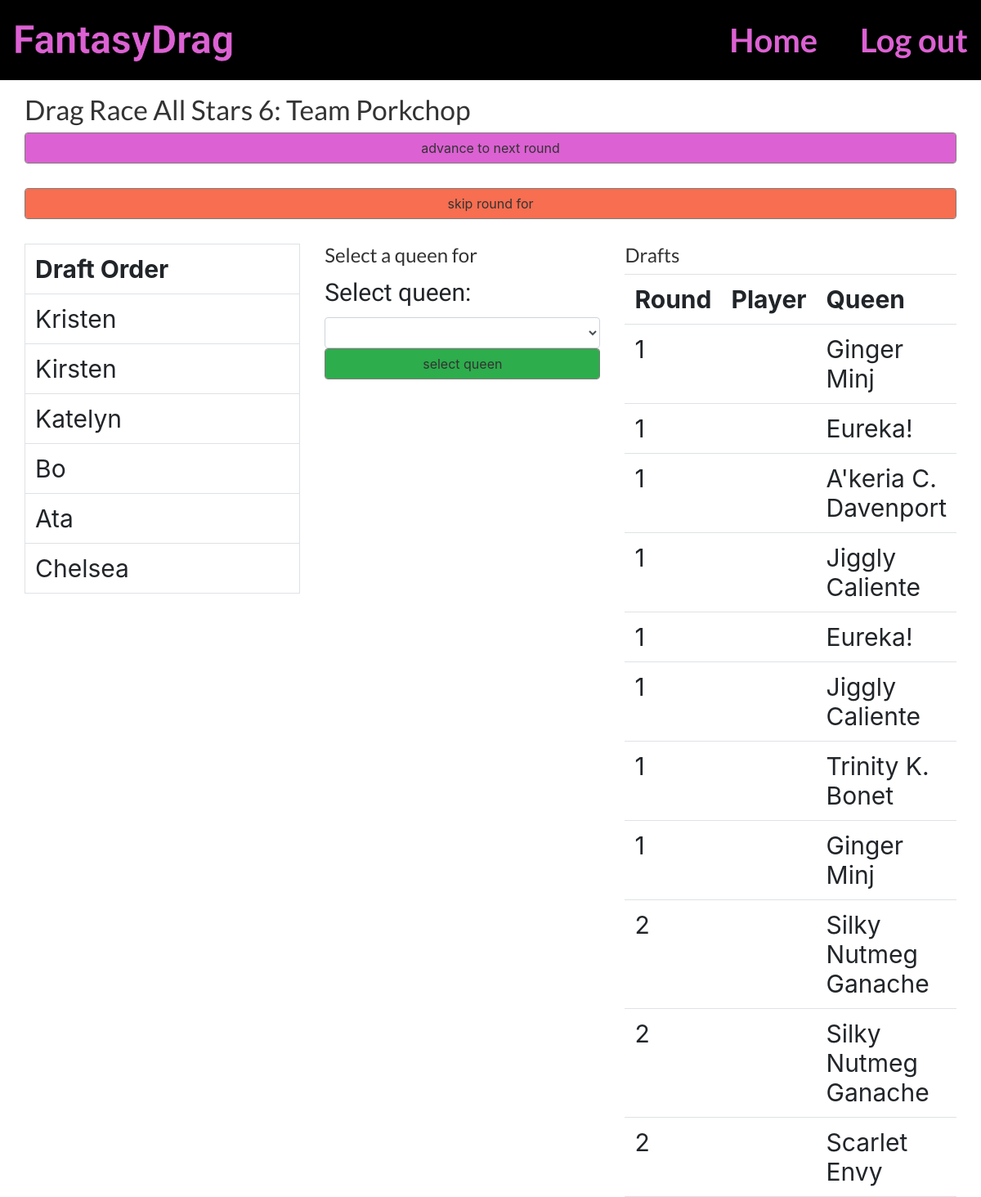
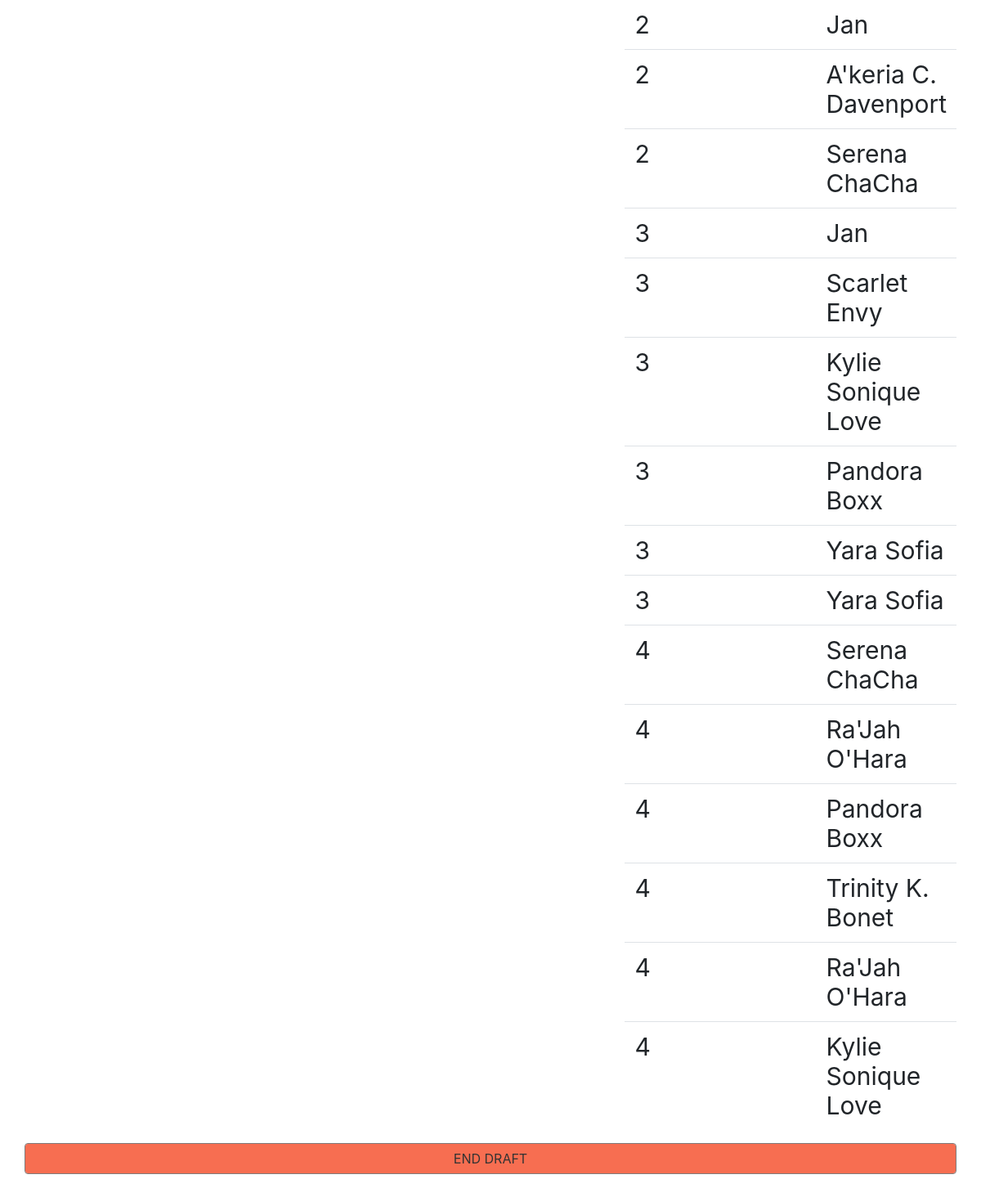
The app's page /panel/1/setdrafts/ (signed in) with its own data (2 pictures, top to bottom).
### fantasydrag/models.py (models this page shows, shortened)
class Panel(models.Model):
    name = models.CharField(max_length=250, unique=True)
    participants = models.ManyToManyField(Participant)
    captains = models.ManyToManyField(Participant, related_name='panelcaptains')
    drag_race = models.ForeignKey(DragRace, on_delete=models.CASCADE)
    queen_draft_allowance = models.IntegerField(
        default=1,
        help_text='The number of times a Queen can be drafted to a unique player'
    )
    draft_data = models.JSONField(default=dict, blank=True, null=True)
    status = models.CharField(
        max_length=25,
        choices=[
            ('open', 'open'),
            ('in draft', 'in draft'),
            ('active', 'active'),
            ('closed', 'closed'),
        ],
        default='open'
    )
    @property
    def ordered_participants(self):
        participants = []
        for participant_pk in self.draft_data['participant_order']:
            participants.append(self.participants.get(pk=participant_pk))
        return participants
    @property
    def current_draft_player(self):
        if self.status == 'in draft':
            return self.participants.get(pk=self.draft_data['current_participant'])

class DragRace(models.Model):
    season = models.IntegerField()
    race_type = models.CharField(
        max_length=25,
        choices=[
            ('standard', 'standard'),
            ('all star', 'all star')
        ]
    )
    queens = models.ManyToManyField(Queen)
    franchise = models.CharField(
        max_length=100,
        choices=[
            ('US', 'US'),
            ('Down Under', 'Down Under'),
            ('UK', 'UK'),
            ('Canada', 'Canada')
        ],
        default='US'
    )
    @property
    def display_name(self):
        display_name_parts = ['Drag Race', ]
        if self.franchise != 'US':
            display_name_parts.append(self.franchise)
        if self.race_type == 'all star':
            display_name_parts.append('All Stars')
        display_name_parts.append('{}'.format(self.season))
        return ' '.join(display_name_parts)

class Participant(models.Model):
    name = models.CharField(max_length=100)
    user = models.ForeignKey(User, blank=True, null=True, on_delete=models.SET_NULL)
    site_admin = models.BooleanField(default=False)
    episodes = models.ManyToManyField(Episode)

class Draft(models.Model):
    participant = models.ForeignKey(Participant, on_delete=models.CASCADE)
    queen = models.ForeignKey(Queen, on_delete=models.CASCADE)
    panel = models.ForeignKey(Panel, on_delete=models.CASCADE)
    round_selected = models.IntegerField(default=1)

class Queen(models.Model):
    name = models.CharField(max_length=100)
    class Meta:
        ordering = ('name', )

### fantasydrag/views.py (the view, shortened to what this page needs)
# urls.py: path('panel/<int:panel_id>/setdrafts/', views.SetDrafts.as_view(), name='panel_set_drafts'),
class SetDrafts(AuthenticatedView):
    def setup(self, request, *args, **kwargs):
        super(SetDrafts, self).setup(request, *args, **kwargs)
        self.user = request.user
        self.queens = self.panel.drag_race.queens.all()
        self.drafts = self.panel.draft_set.all()
        queens_by_draft_count = {}
        for draft in self.drafts:
            this_count = queens_by_draft_count.get(draft.queen, 0)
            this_count += 1
            queens_by_draft_count[draft.queen] = this_count
        self.available_queens = []
        for queen in self.queens:
            if queens_by_draft_count.get(queen, 0) < self.panel.queen_draft_allowance:
                self.available_queens.append(queen)
        self.phase = 'set player'
        self.context.update({
            'queens': self.available_queens,
            'drafts': self.drafts,
            'phase': self.phase,
            'draft_participant': None,
        })
        self.template = loader.get_template('pages/setdrafts.html')
    def get(self, request, *args, **kwargs):
        if self.panel.status == 'open':
            self.panel.start_draft()
        self.context['phase'] = 'set queen'
        return HttpResponse(self.template.render(self.context, request))

### fantasydrag/views.py (called while the page is built)
    def setup(self, request, *args, **kwargs):
        super(AuthenticatedView, self).setup(request, *args, **kwargs)
        self.user = request.user
        self.participant = Participant.objects.get(user=self.user)
        self.is_site_admin = self.participant.site_admin
        self.context = {
            'participant': self.participant,
            'is_site_admin': self.is_site_admin
        }
        if 'panel_id' in kwargs:
            self.panel = self.participant.panel_set.get(pk=kwargs['panel_id'])
            self.is_captain = self.participant in self.panel.captains.all()
            self.context.update(
                {
                    'is_captain': self.is_captain,
                    'panel': self.panel
                }
            )

### templates/pages/setdrafts.html (shortened to what this page needs)
{% extends 'base.html' %}
{% block page_content %}
	<div class="row">
		<div class="col">
			<h1>{{panel.drag_race.display_name}}: {{panel.name}}</h1>
		</div>
	</div>
{% if panel.draft_data.can_go_to_next_round %}
<div class="row">
	<div class="col">
	<form method="POST" action="">
		<input type="submit" id="id_advanceround" name="advanceround" class="form-control btn btn-primary" value="advance to next round" />
	</form>
	</div>
</div>
{% endif %}
<div class="row">
	<div class="col">
	<form method="POST" action="">
		<input type="submit" id="id_skip" name="skip" class="form-control btn btn-danger" value="skip round for {{panel.current_draft_player.name}}" />
	</form>
	</div>
</div>
	<div class="row">
		<div class="col">
			<table class="table table-bordered">
				<tr><th>Draft Order</th></tr>
				{% for draft_participant in panel.ordered_participants %}
				<tr {%if draft_participant == panel.current_draft_player %}style="background-color: #f9b7b7;"{% endif %}><td>{{draft_participant.name}}</td></tr>
				{% endfor %}
			</table>
		</div>
		<div class="col">
			{% if phase == 'set player' %}
				<h3>Select a player</h3>
			{% else %}
				<h3>Select a queen for {{panel.current_draft_player.name}}</h3>
			{% endif %}
			{% if phase == 'set queen' %}
				<form method="POST" action="">
						<label for="queen">Select queen:</label>
						<select id="id_queen" name="queen" class="form-control">
						</select>
					<input type="submit" class="form-control btn btn-success" value="select queen" />
				</form>
			{% endif %}
		</div>
		<div class="col">
			<h3>Drafts</h3>
			<table class="table">
				<tr>
					<th>Round</th><th>Player</th><th>Queen</th>
				</tr>
				{% for draft in drafts %}
				<tr>
					<td>{{draft.round_selected}}</td>
					<td>{{draft.draft_participant.name}}</td>
					<td>{{draft.queen.name}}</td>
				</tr>
				{% endfor %}
			</table>
		</div>
	</div>
	{% if panel.draft_data.can_end_draft %}
		<div class="row">
			<div class="col">
				<form method="POST" action="">
					<input type="submit" id="id_enddraft" name="enddraft" class="form-control btn btn-danger" value="END DRAFT" />
				</form>
			</div>
		</div>
	{% endif %}
{% endblock %}

### static/app.css (style rules this page uses)
form label { font-family: "Rock Salt", sans-serif; }
body { font-size: 30px !important; background-color: #ffffff !important; }
table { font-size: 30px !important; }
.btn { color: #333333; border-color: #807b7b; }
.btn-danger { background-color: #f76e51; }
.btn-success { background-color: #2dad4c; }
.btn-primary { background-color: #dc61d3; }
h1, .h1 { color: #333333; font-family: "Lato", sans-serif; font-size: 2.1rem; }
h3, .h3 { color: #333333; font-family: "Lato", sans-serif; font-size: 1.5rem; }

### records on screen
Panel: drag_race.display_name "Drag Race All Stars 6", name "Team Porkchop"
Participant: name "Kristen"
Participant: name "Kirsten"
Participant: name "Katelyn"
Participant: name "Bo"
Participant: name "Ata"
Participant: name "Chelsea"
Draft: round_selected "1", queen.name "Ginger Minj"
Draft: round_selected "1", queen.name "Eureka!"
Draft: round_selected "1", queen.name "A'keria C. Davenport"
Draft: round_selected "1", queen.name "Jiggly Caliente"
Draft: round_selected "1", queen.name "Eureka!"
Draft: round_selected "1", queen.name "Jiggly Caliente"
Draft: round_selected "1", queen.name "Trinity K. Bonet"
Draft: round_selected "1", queen.name "Ginger Minj"
Draft: round_selected "2", queen.name "Silky Nutmeg Ganache"
Draft: round_selected "2", queen.name "Silky Nutmeg Ganache"
Draft: round_selected "2", queen.name "Scarlet Envy"
Draft: round_selected "2", queen.name "Jan"
Draft: round_selected "2", queen.name "A'keria C. Davenport"
Draft: round_selected "2", queen.name "Serena ChaCha"
Draft: round_selected "3", queen.name "Jan"
Draft: round_selected "3", queen.name "Scarlet Envy"
Draft: round_selected "3", queen.name "Kylie Sonique Love"
Draft: round_selected "3", queen.name "Pandora Boxx"
Draft: round_selected "3", queen.name "Yara Sofia"
Draft: round_selected "3", queen.name "Yara Sofia"
Draft: round_selected "4", queen.name "Serena ChaCha"
Draft: round_selected "4", queen.name "Ra'Jah O'Hara"
Draft: round_selected "4", queen.name "Pandora Boxx"
Draft: round_selected "4", queen.name "Trinity K. Bonet"
Draft: round_selected "4", queen.name "Ra'Jah O'Hara"
Draft: round_selected "4", queen.name "Kylie Sonique Love"
